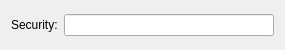
<?xml version="1.0" encoding="UTF-8"?>
<ui version="4.0">
 <class>SecurityInputDialog</class>
 <widget class="QWidget" name="SecurityInputDialog">
  <property name="geometry">
   <rect>
    <x>0</x>
    <y>0</y>
    <width>285</width>
    <height>50</height>
   </rect>
  </property>
  <property name="windowTitle">
   <string>Security</string>
  </property>
  <layout class="QVBoxLayout" name="verticalLayout">
   <item>
    <layout class="QHBoxLayout" name="m_layout">
     <item>
      <widget class="QLabel" name="m_label">
       <property name="text">
        <string>Security:</string>
       </property>
      </widget>
     </item>
     <item>
      <widget class="QLineEdit" name="m_input">
       <property name="baseSize">
        <size>
         <width>0</width>
         <height>0</height>
        </size>
       </property>
      </widget>
     </item>
    </layout>
   </item>
  </layout>
 </widget>
 <resources/>
 <connections/>
</ui>
